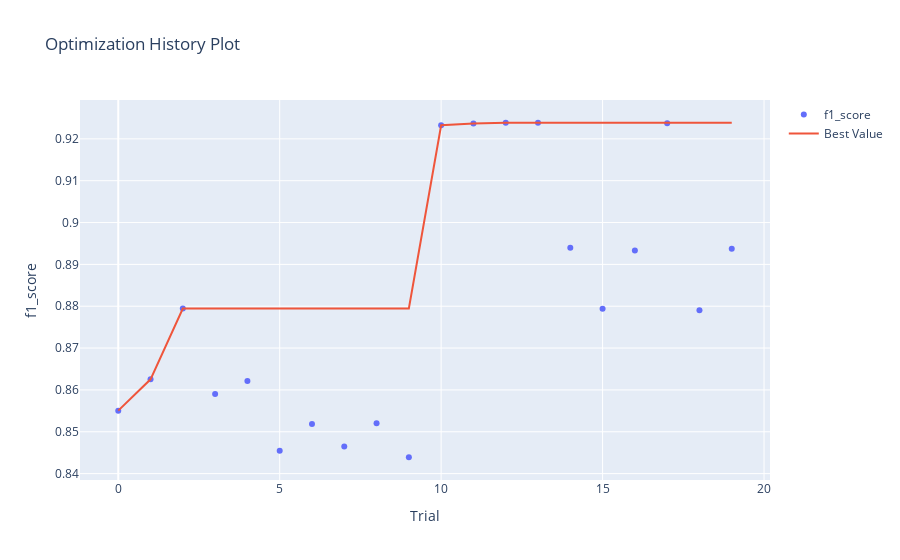

The code cell stored with this chart in its notebook:
### Code cell
optuna.visualization.plot_optimization_history(study, target_name="f1_score")

### Figure 1 — Plotly figure (JSON) as saved in the notebook; plotly's stock layout.template omitted (floating-point values rounded to 4 significant figures)
{"data": [{"mode": "markers", "name": "f1_score", "type": "scatter", "x": [0, 1, 2, 3, 4, 5, 6, 7, 8, 9, 10, 11, 12, 13, 14, 15, 16, 17, 18, 19], "y": [0.855, 0.8625, 0.8795, 0.859, 0.8621, 0.8455, 0.8519, 0.8465, 0.852, 0.8439, 0.9232, 0.9237, 0.9239, 0.9239, 0.894, 0.8794, 0.8933, 0.9237, 0.879, 0.8938]}, {"mode": "lines", "name": "Best Value", "type": "scatter", "x": [0, 1, 2, 3, 4, 5, 6, 7, 8, 9, 10, 11, 12, 13, 14, 15, 16, 17, 18, 19], "y": [0.855, 0.8625, 0.8795, 0.8795, 0.8795, 0.8795, 0.8795, 0.8795, 0.8795, 0.8795, 0.9232, 0.9237, 0.9239, 0.9239, 0.9239, 0.9239, 0.9239, 0.9239, 0.9239, 0.9239]}, {"marker": {"color": "#cccccc"}, "mode": "markers", "name": "Infeasible Trial", "showlegend": false, "type": "scatter", "x": [], "y": []}], "layout": {"title": {"text": "Optimization History Plot"}, "xaxis": {"title": {"text": "Trial"}}, "yaxis": {"title": {"text": "f1_score"}}}}
